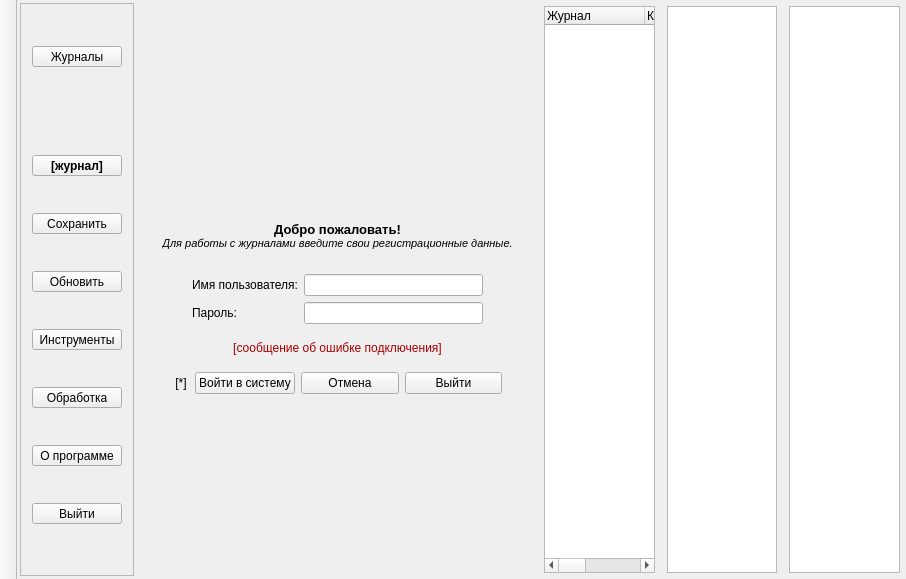
<?xml version="1.0" encoding="UTF-8"?>
<ui version="4.0">
 <class>MainWindow</class>
 <widget class="QMainWindow" name="MainWindow">
  <property name="enabled">
   <bool>true</bool>
  </property>
  <property name="geometry">
   <rect>
    <x>0</x>
    <y>0</y>
    <width>906</width>
    <height>579</height>
   </rect>
  </property>
  <property name="windowTitle">
   <string>Мой журнал 2</string>
  </property>
  <property name="windowOpacity">
   <double>1.000000000000000</double>
  </property>
  <widget class="QWidget" name="centralWidget">
   <property name="enabled">
    <bool>true</bool>
   </property>
   <layout class="QHBoxLayout" name="horizontalLayout_2">
    <property name="leftMargin">
     <number>3</number>
    </property>
    <property name="topMargin">
     <number>3</number>
    </property>
    <property name="rightMargin">
     <number>3</number>
    </property>
    <property name="bottomMargin">
     <number>3</number>
    </property>
    <item>
     <widget class="QFrame" name="frameToolBar">
      <property name="frameShape">
       <enum>QFrame::StyledPanel</enum>
      </property>
      <property name="frameShadow">
       <enum>QFrame::Raised</enum>
      </property>
      <layout class="QVBoxLayout" name="verticalLayout">
       <item>
        <widget class="QToolButton" name="buttonJournals">
         <property name="sizePolicy">
          <sizepolicy hsizetype="Preferred" vsizetype="Fixed">
           <horstretch>0</horstretch>
           <verstretch>0</verstretch>
          </sizepolicy>
         </property>
         <property name="minimumSize">
          <size>
           <width>90</width>
           <height>0</height>
          </size>
         </property>
         <property name="text">
          <string>Журналы</string>
         </property>
         <property name="icon">
          <iconset resource="journal2.qrc">
           <normaloff>:/icons/icons/journals.ico</normaloff>:/icons/icons/journals.ico</iconset>
         </property>
         <property name="iconSize">
          <size>
           <width>32</width>
           <height>32</height>
          </size>
         </property>
         <property name="toolButtonStyle">
          <enum>Qt::ToolButtonTextUnderIcon</enum>
         </property>
        </widget>
       </item>
       <item>
        <widget class="QLabel" name="imageArrow">
         <property name="sizePolicy">
          <sizepolicy hsizetype="Preferred" vsizetype="Fixed">
           <horstretch>0</horstretch>
           <verstretch>0</verstretch>
          </sizepolicy>
         </property>
         <property name="text">
          <string/>
         </property>
         <property name="pixmap">
          <pixmap resource="journal2.qrc">:/images/images/arrow.png</pixmap>
         </property>
         <property name="alignment">
          <set>Qt::AlignCenter</set>
         </property>
        </widget>
       </item>
       <item>
        <widget class="QToolButton" name="buttonJournal">
         <property name="sizePolicy">
          <sizepolicy hsizetype="Preferred" vsizetype="Fixed">
           <horstretch>0</horstretch>
           <verstretch>0</verstretch>
          </sizepolicy>
         </property>
         <property name="font">
          <font>
           <weight>75</weight>
           <bold>true</bold>
          </font>
         </property>
         <property name="text">
          <string>[журнал]</string>
         </property>
         <property name="icon">
          <iconset resource="journal2.qrc">
           <normaloff>:/icons/journal</normaloff>:/icons/journal</iconset>
         </property>
         <property name="iconSize">
          <size>
           <width>32</width>
           <height>32</height>
          </size>
         </property>
         <property name="toolButtonStyle">
          <enum>Qt::ToolButtonTextUnderIcon</enum>
         </property>
        </widget>
       </item>
       <item>
        <widget class="QToolButton" name="buttonSave">
         <property name="sizePolicy">
          <sizepolicy hsizetype="Preferred" vsizetype="Fixed">
           <horstretch>0</horstretch>
           <verstretch>0</verstretch>
          </sizepolicy>
         </property>
         <property name="text">
          <string>Сохранить</string>
         </property>
         <property name="icon">
          <iconset resource="journal2.qrc">
           <normaloff>:/icons/save</normaloff>:/icons/save</iconset>
         </property>
         <property name="iconSize">
          <size>
           <width>32</width>
           <height>32</height>
          </size>
         </property>
         <property name="toolButtonStyle">
          <enum>Qt::ToolButtonTextUnderIcon</enum>
         </property>
        </widget>
       </item>
       <item>
        <widget class="QToolButton" name="buttonRefresh">
         <property name="sizePolicy">
          <sizepolicy hsizetype="Preferred" vsizetype="Fixed">
           <horstretch>0</horstretch>
           <verstretch>0</verstretch>
          </sizepolicy>
         </property>
         <property name="text">
          <string>Обновить</string>
         </property>
         <property name="icon">
          <iconset resource="journal2.qrc">
           <normaloff>:/icons/refresh</normaloff>:/icons/refresh</iconset>
         </property>
         <property name="iconSize">
          <size>
           <width>32</width>
           <height>32</height>
          </size>
         </property>
         <property name="checked">
          <bool>false</bool>
         </property>
         <property name="toolButtonStyle">
          <enum>Qt::ToolButtonTextUnderIcon</enum>
         </property>
        </widget>
       </item>
       <item>
        <widget class="QToolButton" name="buttonTools">
         <property name="sizePolicy">
          <sizepolicy hsizetype="Preferred" vsizetype="Fixed">
           <horstretch>0</horstretch>
           <verstretch>0</verstretch>
          </sizepolicy>
         </property>
         <property name="text">
          <string>Инструменты</string>
         </property>
         <property name="icon">
          <iconset resource="journal2.qrc">
           <normaloff>:/icons/icons/tools.ico</normaloff>:/icons/icons/tools.ico</iconset>
         </property>
         <property name="iconSize">
          <size>
           <width>32</width>
           <height>32</height>
          </size>
         </property>
         <property name="toolButtonStyle">
          <enum>Qt::ToolButtonTextUnderIcon</enum>
         </property>
        </widget>
       </item>
       <item>
        <widget class="QToolButton" name="buttonProcessing">
         <property name="sizePolicy">
          <sizepolicy hsizetype="Preferred" vsizetype="Fixed">
           <horstretch>0</horstretch>
           <verstretch>0</verstretch>
          </sizepolicy>
         </property>
         <property name="text">
          <string>Обработка</string>
         </property>
         <property name="icon">
          <iconset resource="journal2.qrc">
           <normaloff>:/icons/icons/processing.ico</normaloff>:/icons/icons/processing.ico</iconset>
         </property>
         <property name="iconSize">
          <size>
           <width>32</width>
           <height>32</height>
          </size>
         </property>
         <property name="toolButtonStyle">
          <enum>Qt::ToolButtonTextUnderIcon</enum>
         </property>
        </widget>
       </item>
       <item>
        <widget class="QToolButton" name="buttonAbout">
         <property name="sizePolicy">
          <sizepolicy hsizetype="Preferred" vsizetype="Fixed">
           <horstretch>0</horstretch>
           <verstretch>0</verstretch>
          </sizepolicy>
         </property>
         <property name="text">
          <string>О программе</string>
         </property>
         <property name="icon">
          <iconset resource="journal2.qrc">
           <normaloff>:/icons/about</normaloff>:/icons/about</iconset>
         </property>
         <property name="iconSize">
          <size>
           <width>32</width>
           <height>32</height>
          </size>
         </property>
         <property name="toolButtonStyle">
          <enum>Qt::ToolButtonTextUnderIcon</enum>
         </property>
        </widget>
       </item>
       <item>
        <widget class="QToolButton" name="buttonExit">
         <property name="sizePolicy">
          <sizepolicy hsizetype="Preferred" vsizetype="Fixed">
           <horstretch>0</horstretch>
           <verstretch>0</verstretch>
          </sizepolicy>
         </property>
         <property name="text">
          <string>Выйти</string>
         </property>
         <property name="icon">
          <iconset resource="journal2.qrc">
           <normaloff>:/icons/icons/exit.ico</normaloff>:/icons/icons/exit.ico</iconset>
         </property>
         <property name="iconSize">
          <size>
           <width>32</width>
           <height>32</height>
          </size>
         </property>
         <property name="toolButtonStyle">
          <enum>Qt::ToolButtonTextUnderIcon</enum>
         </property>
        </widget>
       </item>
      </layout>
     </widget>
    </item>
    <item>
     <widget class="QFrame" name="frameLogin">
      <property name="frameShape">
       <enum>QFrame::NoFrame</enum>
      </property>
      <property name="frameShadow">
       <enum>QFrame::Raised</enum>
      </property>
      <layout class="QHBoxLayout" name="horizontalLayout">
       <item>
        <spacer name="horizontalSpacer_2">
         <property name="orientation">
          <enum>Qt::Horizontal</enum>
         </property>
         <property name="sizeHint" stdset="0">
          <size>
           <width>40</width>
           <height>20</height>
          </size>
         </property>
        </spacer>
       </item>
       <item>
        <widget class="QFrame" name="frame">
         <property name="frameShape">
          <enum>QFrame::NoFrame</enum>
         </property>
         <property name="frameShadow">
          <enum>QFrame::Raised</enum>
         </property>
         <layout class="QVBoxLayout" name="verticalLayout_4">
          <item>
           <spacer name="verticalSpacer">
            <property name="orientation">
             <enum>Qt::Vertical</enum>
            </property>
            <property name="sizeHint" stdset="0">
             <size>
              <width>20</width>
              <height>40</height>
             </size>
            </property>
           </spacer>
          </item>
          <item>
           <widget class="QFrame" name="frame_2">
            <property name="frameShape">
             <enum>QFrame::NoFrame</enum>
            </property>
            <property name="frameShadow">
             <enum>QFrame::Raised</enum>
            </property>
            <layout class="QHBoxLayout" name="horizontalLayout_4">
             <item>
              <spacer name="horizontalSpacer_4">
               <property name="orientation">
                <enum>Qt::Horizontal</enum>
               </property>
               <property name="sizeHint" stdset="0">
                <size>
                 <width>40</width>
                 <height>20</height>
                </size>
               </property>
              </spacer>
             </item>
             <item>
              <widget class="QLabel" name="imageLogin">
               <property name="text">
                <string/>
               </property>
               <property name="pixmap">
                <pixmap resource="journal2.qrc">:/images/images/login.png</pixmap>
               </property>
              </widget>
             </item>
             <item>
              <spacer name="horizontalSpacer_3">
               <property name="orientation">
                <enum>Qt::Horizontal</enum>
               </property>
               <property name="sizeHint" stdset="0">
                <size>
                 <width>40</width>
                 <height>20</height>
                </size>
               </property>
              </spacer>
             </item>
            </layout>
           </widget>
          </item>
          <item>
           <widget class="QLabel" name="labelLoginWelcome">
            <property name="text">
             <string>&lt;!DOCTYPE HTML PUBLIC &quot;-//W3C//DTD HTML 4.0//EN&quot; &quot;http://www.w3.org/TR/REC-html40/strict.dtd&quot;&gt;
&lt;html&gt;&lt;head&gt;&lt;meta name=&quot;qrichtext&quot; content=&quot;1&quot; /&gt;&lt;style type=&quot;text/css&quot;&gt;
p, li { white-space: pre-wrap; }
&lt;/style&gt;&lt;/head&gt;&lt;body style=&quot; font-family:'MS Shell Dlg 2'; font-size:8.25pt; font-weight:400; font-style:normal;&quot;&gt;
&lt;p align=&quot;center&quot; style=&quot; margin-top:0px; margin-bottom:0px; margin-left:0px; margin-right:0px; -qt-block-indent:0; text-indent:0px;&quot;&gt;&lt;span style=&quot; font-size:10pt; font-weight:600;&quot;&gt;Добро пожаловать!&lt;/span&gt;&lt;/p&gt;
&lt;p align=&quot;center&quot; style=&quot; margin-top:0px; margin-bottom:0px; margin-left:0px; margin-right:0px; -qt-block-indent:0; text-indent:0px;&quot;&gt;&lt;span style=&quot; font-size:8pt; font-style:italic;&quot;&gt;Для работы с журналами введите свои регистрационные данные.&lt;/span&gt;&lt;/p&gt;&lt;/body&gt;&lt;/html&gt;</string>
            </property>
           </widget>
          </item>
          <item>
           <widget class="QFrame" name="frameLoginEdits">
            <property name="frameShape">
             <enum>QFrame::NoFrame</enum>
            </property>
            <property name="frameShadow">
             <enum>QFrame::Raised</enum>
            </property>
            <layout class="QFormLayout" name="formLayout">
             <property name="leftMargin">
              <number>30</number>
             </property>
             <property name="topMargin">
              <number>18</number>
             </property>
             <property name="rightMargin">
              <number>30</number>
             </property>
             <item row="0" column="0">
              <widget class="QLabel" name="labelLogin">
               <property name="text">
                <string>Имя пользователя:</string>
               </property>
               <property name="alignment">
                <set>Qt::AlignLeading|Qt::AlignLeft|Qt::AlignVCenter</set>
               </property>
              </widget>
             </item>
             <item row="0" column="1">
              <widget class="QLineEdit" name="editLogin">
               <property name="minimumSize">
                <size>
                 <width>100</width>
                 <height>0</height>
                </size>
               </property>
              </widget>
             </item>
             <item row="1" column="0">
              <widget class="QLabel" name="labelPassword">
               <property name="text">
                <string>Пароль:</string>
               </property>
               <property name="alignment">
                <set>Qt::AlignLeading|Qt::AlignLeft|Qt::AlignVCenter</set>
               </property>
              </widget>
             </item>
             <item row="1" column="1">
              <widget class="QLineEdit" name="editPassword">
               <property name="echoMode">
                <enum>QLineEdit::Password</enum>
               </property>
              </widget>
             </item>
            </layout>
           </widget>
          </item>
          <item>
           <widget class="QLabel" name="labelLoginError">
            <property name="autoFillBackground">
             <bool>false</bool>
            </property>
            <property name="styleSheet">
             <string notr="true">color: rgb(170, 0, 0);</string>
            </property>
            <property name="text">
             <string>[сообщение об ошибке подключения]</string>
            </property>
            <property name="alignment">
             <set>Qt::AlignCenter</set>
            </property>
           </widget>
          </item>
          <item>
           <widget class="QFrame" name="frame_6">
            <property name="frameShape">
             <enum>QFrame::NoFrame</enum>
            </property>
            <property name="frameShadow">
             <enum>QFrame::Raised</enum>
            </property>
            <layout class="QHBoxLayout" name="horizontalLayout_5">
             <item>
              <widget class="QLabel" name="movieLogin">
               <property name="maximumSize">
                <size>
                 <width>16</width>
                 <height>16</height>
                </size>
               </property>
               <property name="text">
                <string>[*]</string>
               </property>
               <property name="alignment">
                <set>Qt::AlignCenter</set>
               </property>
              </widget>
             </item>
             <item>
              <widget class="QPushButton" name="buttonLogin">
               <property name="text">
                <string>Войти в систему</string>
               </property>
               <property name="checked">
                <bool>false</bool>
               </property>
              </widget>
             </item>
             <item>
              <widget class="QPushButton" name="buttonLoginCancel">
               <property name="autoFillBackground">
                <bool>false</bool>
               </property>
               <property name="styleSheet">
                <string notr="true"/>
               </property>
               <property name="text">
                <string>Отмена</string>
               </property>
               <property name="checkable">
                <bool>false</bool>
               </property>
               <property name="checked">
                <bool>false</bool>
               </property>
               <property name="flat">
                <bool>false</bool>
               </property>
              </widget>
             </item>
             <item>
              <widget class="QPushButton" name="buttonLoginExit">
               <property name="text">
                <string>Выйти</string>
               </property>
              </widget>
             </item>
            </layout>
           </widget>
          </item>
          <item>
           <spacer name="verticalSpacer_2">
            <property name="orientation">
             <enum>Qt::Vertical</enum>
            </property>
            <property name="sizeHint" stdset="0">
             <size>
              <width>20</width>
              <height>40</height>
             </size>
            </property>
           </spacer>
          </item>
         </layout>
        </widget>
       </item>
       <item>
        <spacer name="horizontalSpacer">
         <property name="orientation">
          <enum>Qt::Horizontal</enum>
         </property>
         <property name="sizeHint" stdset="0">
          <size>
           <width>40</width>
           <height>20</height>
          </size>
         </property>
        </spacer>
       </item>
      </layout>
     </widget>
    </item>
    <item>
     <widget class="QFrame" name="frameJournals">
      <property name="frameShape">
       <enum>QFrame::NoFrame</enum>
      </property>
      <property name="frameShadow">
       <enum>QFrame::Raised</enum>
      </property>
      <layout class="QGridLayout" name="gridLayout_2">
       <property name="leftMargin">
        <number>3</number>
       </property>
       <property name="topMargin">
        <number>3</number>
       </property>
       <property name="rightMargin">
        <number>3</number>
       </property>
       <property name="bottomMargin">
        <number>3</number>
       </property>
       <property name="horizontalSpacing">
        <number>6</number>
       </property>
       <item row="0" column="0">
        <widget class="QTreeWidget" name="treeJournals">
         <property name="mouseTracking">
          <bool>true</bool>
         </property>
         <property name="iconSize">
          <size>
           <width>32</width>
           <height>32</height>
          </size>
         </property>
         <property name="verticalScrollMode">
          <enum>QAbstractItemView::ScrollPerPixel</enum>
         </property>
         <column>
          <property name="text">
           <string>Журнал</string>
          </property>
         </column>
         <column>
          <property name="text">
           <string>Класс</string>
          </property>
         </column>
         <column>
          <property name="text">
           <string>Предмет</string>
          </property>
         </column>
         <column>
          <property name="text">
           <string>Учитель</string>
          </property>
         </column>
         <column>
          <property name="text">
           <string>Описание</string>
          </property>
         </column>
         <column>
          <property name="text">
           <string>Изменён                                        </string>
          </property>
          <property name="textAlignment">
           <set>AlignRight|AlignVCenter</set>
          </property>
         </column>
        </widget>
       </item>
      </layout>
     </widget>
    </item>
    <item>
     <widget class="QFrame" name="frameJournal">
      <property name="frameShape">
       <enum>QFrame::NoFrame</enum>
      </property>
      <property name="frameShadow">
       <enum>QFrame::Raised</enum>
      </property>
      <layout class="QHBoxLayout" name="horizontalLayout_6">
       <property name="leftMargin">
        <number>3</number>
       </property>
       <property name="topMargin">
        <number>3</number>
       </property>
       <property name="rightMargin">
        <number>3</number>
       </property>
       <property name="bottomMargin">
        <number>3</number>
       </property>
       <item>
        <widget class="QTableWidget" name="tableJournal">
         <property name="mouseTracking">
          <bool>true</bool>
         </property>
         <property name="contextMenuPolicy">
          <enum>Qt::CustomContextMenu</enum>
         </property>
         <property name="dragDropOverwriteMode">
          <bool>false</bool>
         </property>
         <property name="selectionMode">
          <enum>QAbstractItemView::SingleSelection</enum>
         </property>
         <property name="verticalScrollMode">
          <enum>QAbstractItemView::ScrollPerPixel</enum>
         </property>
         <property name="horizontalScrollMode">
          <enum>QAbstractItemView::ScrollPerPixel</enum>
         </property>
         <property name="gridStyle">
          <enum>Qt::DotLine</enum>
         </property>
         <attribute name="horizontalHeaderMinimumSectionSize">
          <number>17</number>
         </attribute>
        </widget>
       </item>
      </layout>
     </widget>
    </item>
    <item>
     <widget class="QFrame" name="frameTools">
      <property name="frameShape">
       <enum>QFrame::NoFrame</enum>
      </property>
      <property name="frameShadow">
       <enum>QFrame::Raised</enum>
      </property>
      <layout class="QHBoxLayout" name="horizontalLayout_3">
       <property name="leftMargin">
        <number>3</number>
       </property>
       <property name="topMargin">
        <number>3</number>
       </property>
       <property name="rightMargin">
        <number>3</number>
       </property>
       <property name="bottomMargin">
        <number>3</number>
       </property>
       <item>
        <widget class="QListWidget" name="listTools">
         <property name="mouseTracking">
          <bool>true</bool>
         </property>
         <property name="iconSize">
          <size>
           <width>32</width>
           <height>32</height>
          </size>
         </property>
         <property name="movement">
          <enum>QListView::Static</enum>
         </property>
         <property name="spacing">
          <number>10</number>
         </property>
         <property name="viewMode">
          <enum>QListView::IconMode</enum>
         </property>
        </widget>
       </item>
      </layout>
     </widget>
    </item>
   </layout>
  </widget>
  <widget class="QToolBar" name="toolBar">
   <property name="contextMenuPolicy">
    <enum>Qt::PreventContextMenu</enum>
   </property>
   <property name="windowTitle">
    <string>toolBar</string>
   </property>
   <property name="autoFillBackground">
    <bool>true</bool>
   </property>
   <property name="movable">
    <bool>false</bool>
   </property>
   <property name="allowedAreas">
    <set>Qt::LeftToolBarArea</set>
   </property>
   <property name="iconSize">
    <size>
     <width>48</width>
     <height>48</height>
    </size>
   </property>
   <property name="toolButtonStyle">
    <enum>Qt::ToolButtonTextUnderIcon</enum>
   </property>
   <attribute name="toolBarArea">
    <enum>LeftToolBarArea</enum>
   </attribute>
   <attribute name="toolBarBreak">
    <bool>false</bool>
   </attribute>
  </widget>
 </widget>
 <layoutdefault spacing="6" margin="11"/>
 <resources>
  <include location="journal2.qrc"/>
 </resources>
 <connections/>
</ui>
